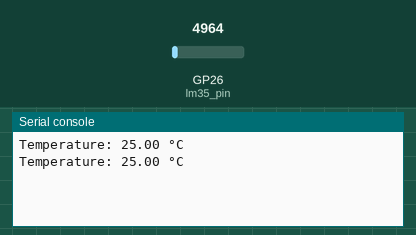
A program run on a simulated Raspberry Pi Pico running MicroPython. On the bench: the last lines printed to the serial console. Inputs (shaded band) come from the test bench; at power-on: GP26 (lm35_pin) = 4964 (analog values on the 0–65535 scale).

Above: at 1.2 s.
1.3 s: GP26 (lm35_pin) set to 5956
At 2.6 s:
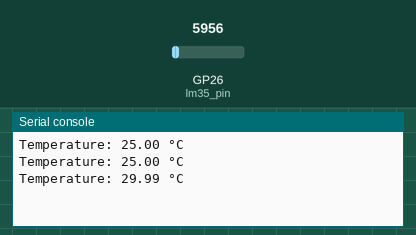
2.8 s: GP26 (lm35_pin) set to 6949
At 3.8 s:
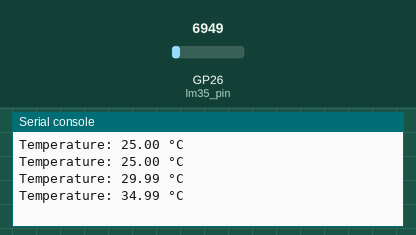
Timing chart, 0 to 5.8 s (numbered marks = the images above; inputs shaded):
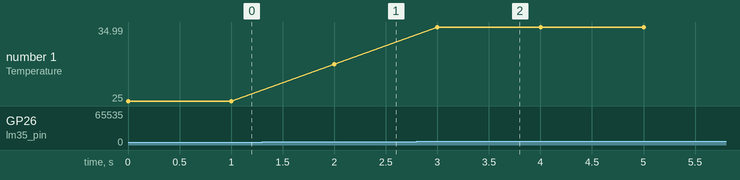

The program:

EX-11-Temp.py
```python
import machine as gpio
import utime as TM

# Define the ADC (Analog-to-Digital Converter) pin for the LM35 temperature sensor
lm35_pin = gpio.ADC(26)

# Define a unique variable name to store the temperature reading
temperature_celsius = 0.0

# Function to read and calculate the temperature from the LM35 sensor
def read_temperature():
    global temperature_celsius
    raw_value = lm35_pin.read_u16()  # Read the raw ADC value
    voltage = (raw_value / 65535) * 3.3  # Convert raw value to voltage (assuming 3.3V reference)
    temperature_celsius = (voltage ) * 100  # Calculate temperature in Celsius

# Main loop
while True:
    read_temperature()
    print("Temperature: {:.2f} °C".format(temperature_celsius))
    TM.sleep(1)  # Add a delay between readings
```

Measured:
- after the input at 1.3 s, the serial console: prints a new line after 0.70 s (image 1)
- after the input at 2.8 s, the serial console: prints a new line after 0.20 s (image 2)
- plotted number 1: 25 → 29.99 after the input at 1.3 s, 29.99 → 34.99 after the input at 2.8 s
